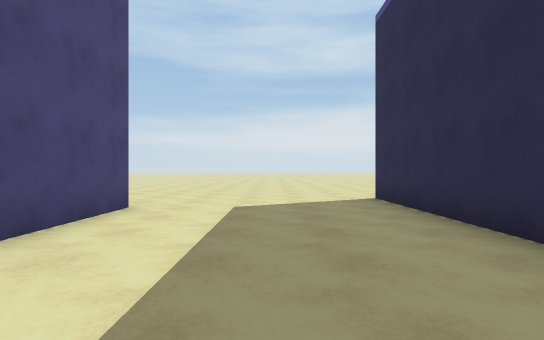
view 1 (above)

24 first-person views from a walk through a scene from a Unity 3-D project. The camera is 1.2 m above the floor, looks level and sees 80° across. The floor is counted in squares, 2 m on a side. Each view is taken from the middle of a square. On the plan, view 1 faces up. The plan holds only what a view shows up to about 10 squares ahead; the rest is blank. The place goes on beyond the plan. Some animated figures are not drawn.

view 2
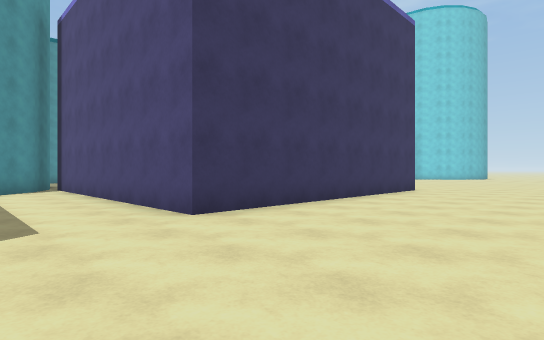

view 3
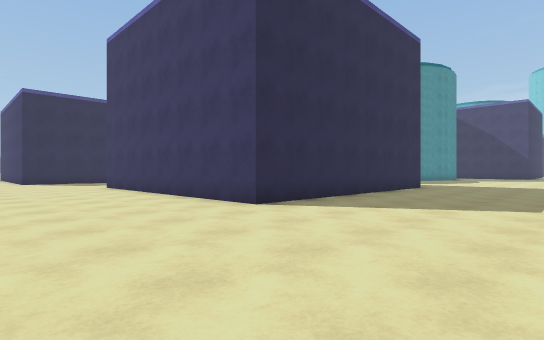

view 4
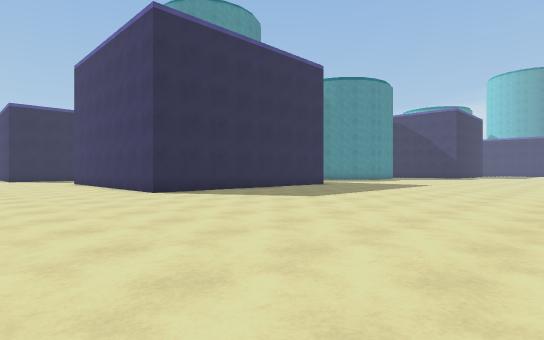

view 5
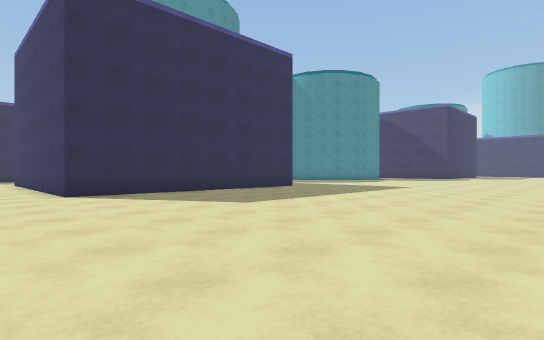

view 6
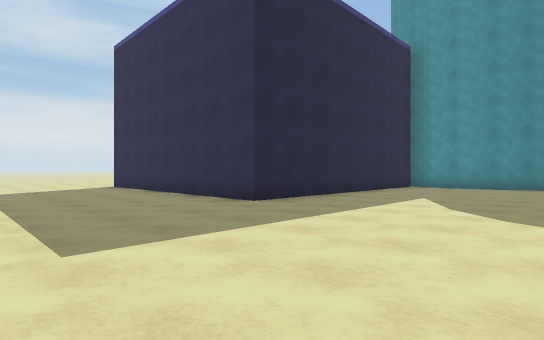

view 7
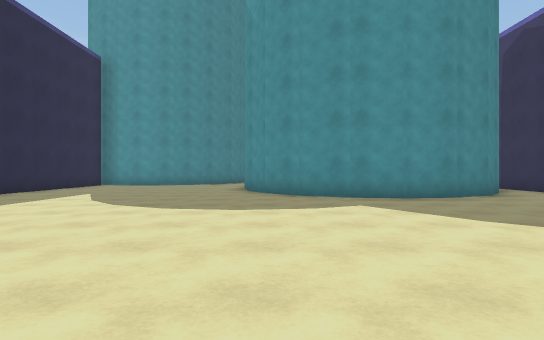

view 8
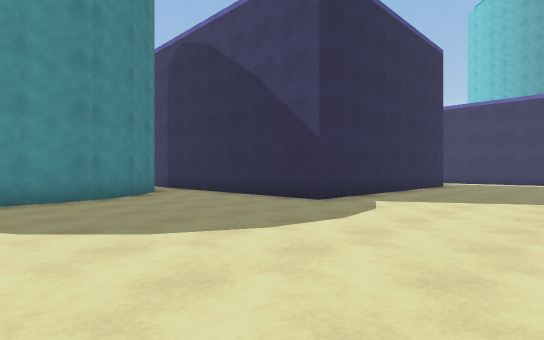

view 9
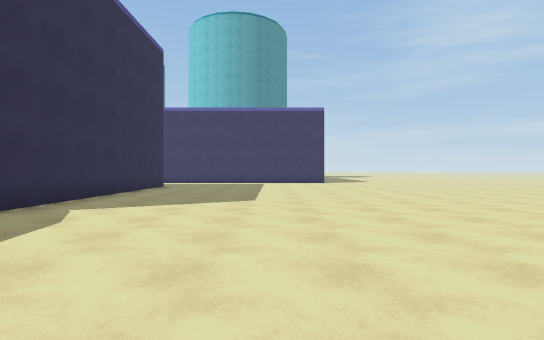

view 10
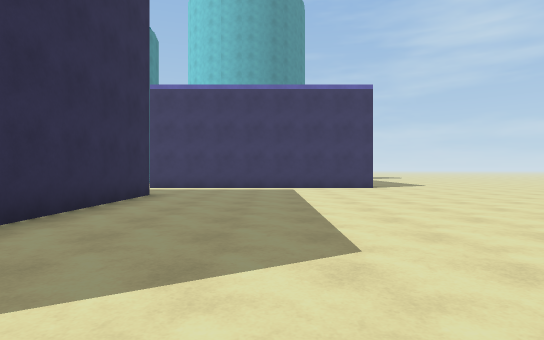

view 11
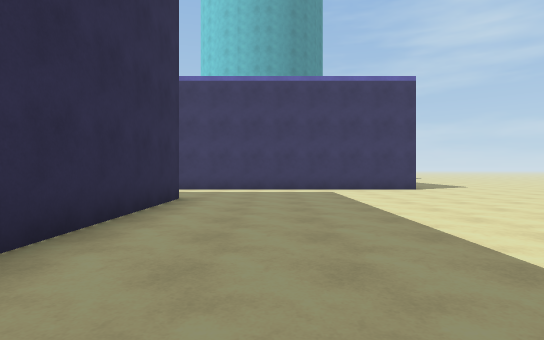

view 12
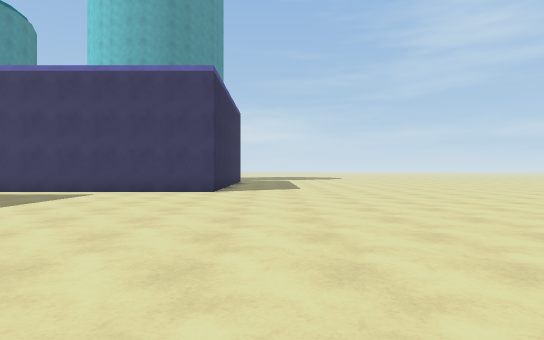

view 13
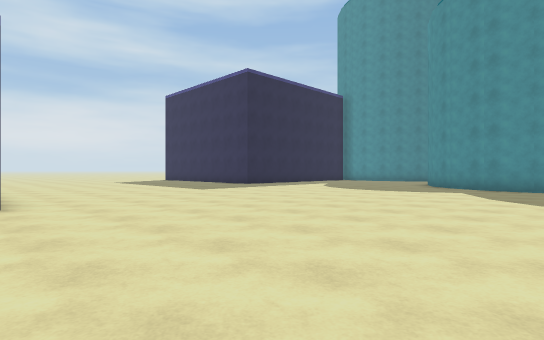

view 14
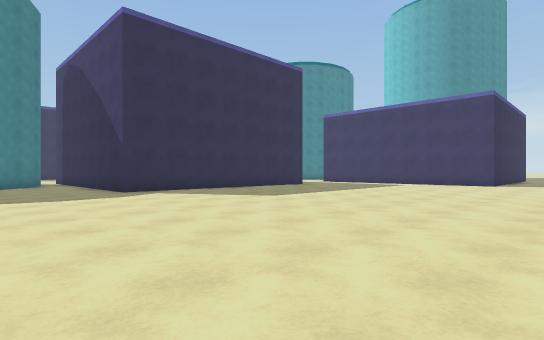

view 15
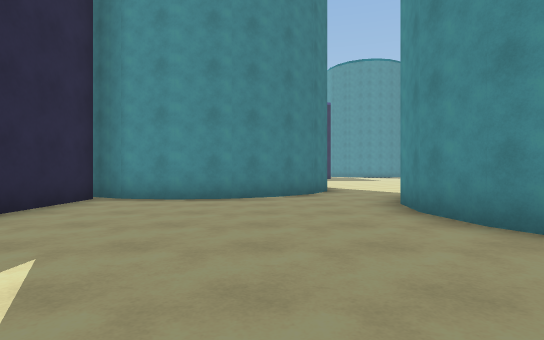

view 16
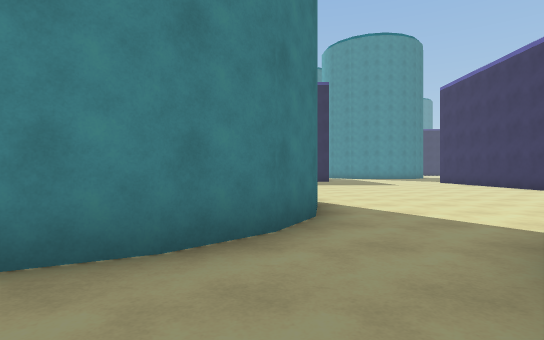

view 17
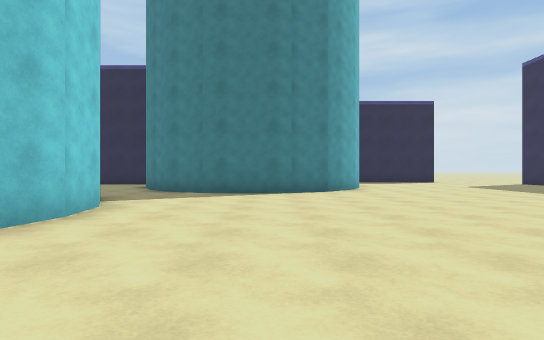

view 18
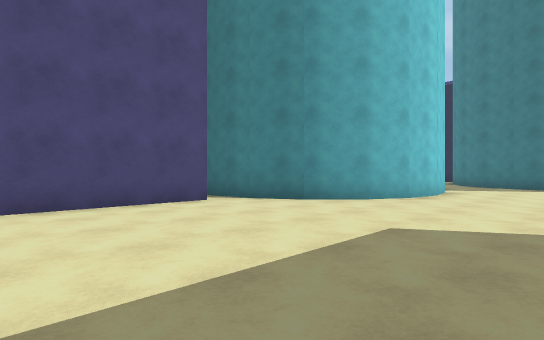

view 19
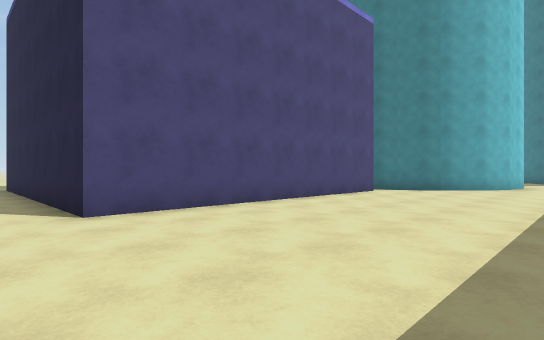

view 20
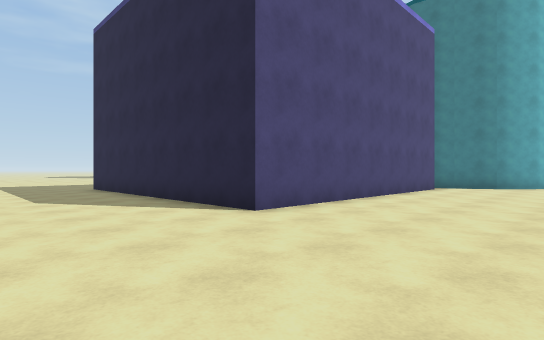

view 21
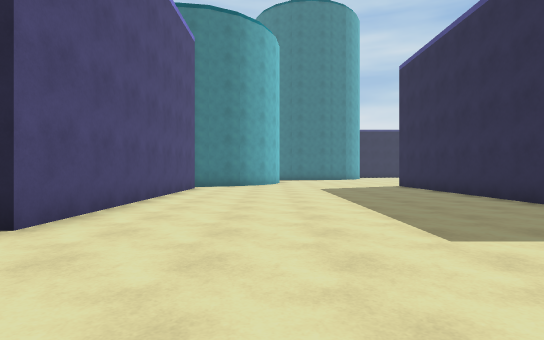

view 22
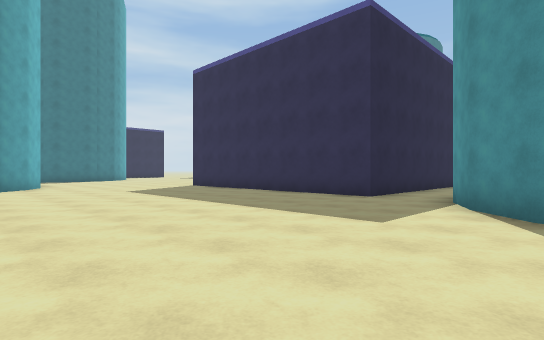

view 23
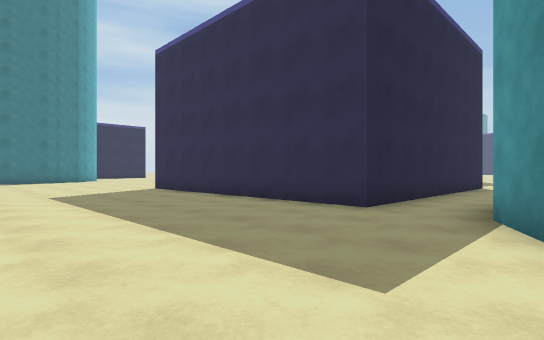

view 24
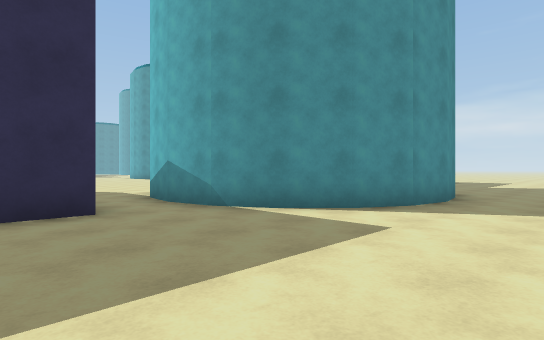

### Floor plan
Points are (right, up) in squares from view 1. A wall is a line through its corners. A room is listed if a view was taken in it or the views show most of it. See-through windows are left out.
Room 1 (views 1, 2, 3, 4, 5, 6, 7, 8, 9, 10, 11, 12, 13, 14, 15, 16, 17, 18, 19, 20, 21, 22, 23, 24)
walls: (-9.8, -2.3) (-9.8, 5.2) (-2.3, 5.2) (-2.3, -2.3) (-9.8, -2.3); (-5.7, -15.4) (-6.6, -14.9) (-7.4, -14.1) (-8, -13) (-8.2, -11.9) (-8, -10.7) (-7.4, -9.7) (-6.6, -8.8) (-5.6, -8.3) (-4.4, -8.1) (-3.2, -8.3); (-1.4, -9.6) (-0.8, -10.7) (-0.6, -11.8) (-0.8, -13) (-1.4, -14.1) (-2.2, -14.9) (-3.2, -15.4) (-4.5, -15.6); (-3.5, -16.2) (-3.5, -23.8) (-11.1, -23.8) (-11.1, -16.3) (-5, -16.3); (4.4, -6.2) (3.6, -7) (2.5, -7.6) (1.4, -7.8) (0.2, -7.6) (-0.9, -7) (-1.7, -6.2) (-2.2, -5.2) (-2.4, -4) (-2.2, -2.8) (-1.7, -1.8) (-0.9, -1); (5.4, -14.9) (6, -14.9); (2.2, 2.6) (2.2, 6.9); (-17.4, -27.5) (-17.4, -26.9) (-10.1, -26.9); (6.5, -22.4) (3.8, -22.4) (3.8, -15.6); (1, -27.6) (1.2, -26.5) (1.7, -25.5) (2.5, -24.7) (3.6, -24.1) (4.7, -24) (6, -24.2)

Where each view was taken, in squares from view 1:
view 1: 0 up, 0 right, facing up
view 2: 9 up, 0 right, facing down-left
view 3: 9 up, 14 left, facing down-right
view 4: 9 up, 18 left, facing down-right
view 5: 7 up, 18 left, facing down-right
view 6: 7 down, 14 left, facing up-right
view 7: 9 down, 15 left, facing right
view 8: 11 down, 15 left, facing down-right
view 9: 12 down, 15 left, facing down
view 10: 16 down, 14 left, facing down
view 11: 17 down, 13 left, facing down
view 12: 18 down, 19 left, facing down
view 13: 13 down, 19 left, facing up-right
view 14: 13 down, 20 left, facing down-right
view 15: 6 down, 9 left, facing right
view 16: 7 down, 4 left, facing right
view 17: 16 down, 2 right, facing up
view 18: 20 down, 2 right, facing up-left
view 19: 25 down, 1 right, facing up-left
view 20: 27 down, 0 right, facing up-left
view 21: 27 down, 1 left, facing up
view 22: 26 down, 3 left, facing up-right
view 23: 25 down, 1 left, facing up-right
view 24: 21 down, 1 left, facing down-right
